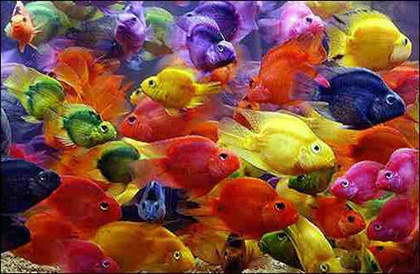
%> input picture PS2/matlab/fish.jpg, 420 x 274 px, shrunk from 500 x 326 before the run
$ octave colorQuantizeMain.m   (GNU Octave 9; MATLAB toolbox functions it lacks are replaced by stand-ins)
%> lines starting %> are read from the running program, lines starting %| are printed output that depends on the picture
### PS2/matlab/quantizeRGB.m
function [outputImage, meanColors] = quantizeRGB(inputImage, nCluster)
    [h, w, c] = size(inputImage);
    dataSet = double(reshape(inputImage, h*w,c));

    [labels, meanColors] = kmeans(dataSet,nCluster,'MaxIter', 250);
    labels = reshape(labels,h,w);

    outputImage = zeros(h,w,c,'uint8');

    for i=1:h
        for j=1:w
            outputImage(i,j,:) = meanColors(labels(i,j),:);
        end
    end
end

### PS2/matlab/quantizeHSV.m
function [outputImage, meanColors] = quantizeHSV(inputImage, nCluster)
    [h, w, ~] = size(inputImage);
    dataSet = double(reshape(inputImage(:,:,1), h*w,1));

    [labels, meanColors] = kmeans(dataSet,nCluster,'MaxIter', 250, 'EmptyAction', 'drop');
    labels = reshape(labels,h,w);

    outputImage = inputImage;

    for i=1:h
        for j=1:w
            outputImage(i,j,1) = uint8(meanColors(labels(i,j)));
        end
    end
end

### PS2/matlab/computeQuantizationError.m
function [error] = computeQuantizationError(origImg,quantizedImg)
    error = (origImg-quantizedImg).^2;
    error = sum(error(:));
end

### PS2/matlab/getHueHists.m
function [histEqual, histClustered, HSV] = getHueHists(im, k)
    HSV.double = rgb2hsv(im);
    HSV.uint8 = uint8(HSV.double*255);

%     inputImage.HSV = rgb2hsv(inputImage.RGB);
%     inputImage.HSVuint = uint8(inputImage.HSV*255);

    [output, ~] = quantizeHSV(HSV.uint8, k);
    [histClustered, ~] = imhist(output(:,:,1));
    [histEqual, ~] = imhist(HSV.uint8(:,:,1));
end

### PS2/matlab/colorQuantizeMain.m
%% 2- Programming
clc; clear all; close all; profile on;
%% 2-1-
figure(1);
inputImage.RGB = imread('fish.jpg');
%> inputImage.RGB is the input picture: size 274x420x3 uint8; mean R, G, B 132.5, 77.6, 60.8
subplot(3,1,1); imshow(inputImage.RGB); title('Input Image');
[h, w, c] = size(inputImage.RGB);
%> h = 274; w = 420; c = 3

nCluster = 10;

% 2-1-a
[outputImage.RGB, meanColors] = quantizeRGB(inputImage.RGB, nCluster);
%> in quantizeRGB, `[h, w, c] = size(inputImage);`: h = 274; w = 420; c = 3
%> in quantizeRGB, `[labels, meanColors] = kmeans(dataSet,nCluster,'MaxIter', 250);`: meanColors = [139.1 113 156.6; 202.4 168.8 216; 170.3 72.02 86.12; 216.6 207 95.28; 177.8 144.2 39.77; 102.8 81.89 39.65; 178.7 65.79 21.04; 34.07 20.41 31.21; 129.5 24.23 15.15; 72.18 57.46 108.6]
%> in quantizeRGB, `labels = reshape(labels,h,w);`: labels: size 274x420 double; 10 distinct labels, from 1 to 10
%> in quantizeRGB, `outputImage = zeros(h,w,c,'uint8');`: outputImage: size 274x420x3 uint8; every value is 0
%> after the loop in quantizeRGB, `for i=1:h`:
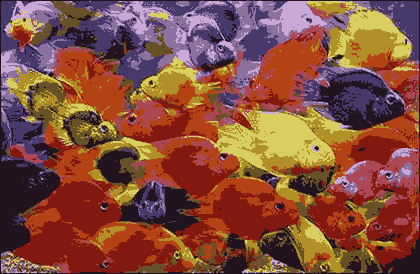
%> outputImage: size 274x420x3 uint8; mean R, G, B 132.7, 77.4, 60.9
subplot(3,1,2); imshow(outputImage.RGB); title(['RGB Quantized Image (n=', num2str(nCluster), ')']);

% 2-1-a::visuals
[COUNTS1,X1] = imhist(outputImage.RGB(:,:,1));
%> COUNTS1 = 256 values, max 21551 at index 131, min 0 at index 1, mean 449.5; X1 = 256 values from 0 to 255
[COUNTS2,X2] = imhist(outputImage.RGB(:,:,2));
%> COUNTS2 = 256 values, max 21551 at index 25, min 0 at index 1, mean 449.5; X2 = 256 values from 0 to 255
[COUNTS3,X3] = imhist(outputImage.RGB(:,:,3));
%> COUNTS3 = 256 values, max 21551 at index 16, min 0 at index 1, mean 449.5; X3 = 256 values from 0 to 255
figure(2); hold on; grid MINOR; title(['Number of Pixels by the Channels (n=', num2str(nCluster), ')']);
stem(X1,COUNTS1, 'r', 'LineWidth', 3);
stem(X2,COUNTS2, 'g', 'LineWidth', 3);
stem(X3,COUNTS3, 'b', 'LineWidth', 3);
legend('Location', 'NorthEast', 'Red Channel', 'Blue Channel', 'Green Channel');
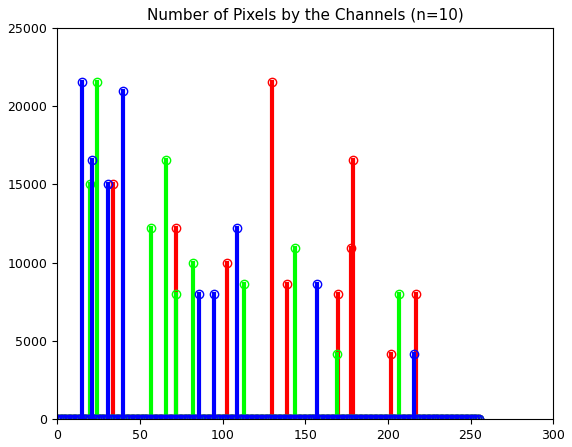
%> figure redrawn from the program's plot data; highest point at x = 130, y = 21551; highest point at x = 24, y = 21551; highest point at x = 15, y = 21551

% 2-1-b
inputImage.HSV = rgb2hsv(inputImage.RGB);
%> inputImage.HSV: size 274x420x3 double; mean H, S, V 0.362, 0.696, 0.559
inputImage.HSVuint = uint8(inputImage.HSV*255);
%> inputImage.HSVuint: size 274x420x3 uint8; mean H, S, V 92.4, 177.5, 142.6
[outputImage.HSV, meanHues] = quantizeHSV(inputImage.HSVuint, nCluster);
%> in quantizeHSV, `[labels, meanColors] = kmeans(dataSet,nCluster,'MaxIter', 250, 'EmptyA..`: meanColors = [16.7; 222.5; 192.1; 103.2; 170.1; 247.5; 4.79; 44.57; 67.8; 31.61]
%> in quantizeHSV, `labels = reshape(labels,h,w);`:
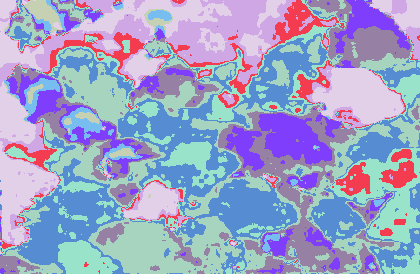
%> labels: size 274x420 double; 10 distinct labels, from 1 to 10; one colour per label, 0 black
%> after the loop in quantizeHSV, `for i=1:h`:
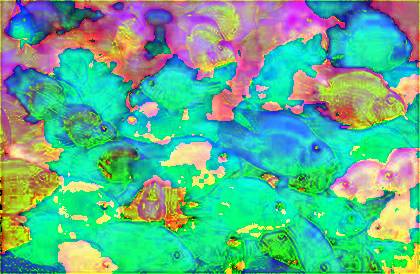
%> outputImage: size 274x420x3 uint8; mean R, G, B 92.6, 177.5, 142.6
%> meanHues has the same summary as meanColors in quantizeHSV
figure(1);
subplot(3,1,3); imshow(hsv2rgb(double(outputImage.HSV)/255.0)); title(['HSV Quantized Image (n=', num2str(nCluster), ')']);

% 2-1-b::visuals
[COUNTS1,X1] = imhist(outputImage.HSV(:,:,1));
%> COUNTS1 = 256 values, max 23097 at index 6, min 0 at index 1, mean 449.5
[COUNTS2,X2] = imhist(outputImage.HSV(:,:,2));
%> COUNTS2 = 256 values, max 6815 at index 256, min 0 at index 2, mean 449.5
[COUNTS3,X3] = imhist(outputImage.HSV(:,:,3));
%> COUNTS3 = 256 values, max 863 at index 153, min 2 at index 1, mean 449.5
figure(3); hold on; grid MINOR; title(['Number of Pixels by the Channels (n=', num2str(nCluster), ')']);
stem(X1,COUNTS1, 'r', 'LineWidth', 3);
stem(X2,COUNTS2, 'g', 'LineWidth', 3);
stem(X3,COUNTS3, 'b', 'LineWidth', 3);
legend('Location', 'NorthEast', 'Hue Channel', 'Saturation Channel', 'Value Channel');
%> figure, not shown here; highest point at x = 5, y = 23097; highest point at x = 255, y = 6815; highest point at x = 152, y = 863

% 2-1-c
error = computeQuantizationError(inputImage.RGB,outputImage.RGB)
%> in computeQuantizationError, `error = (origImg-quantizedImg).^2;`:
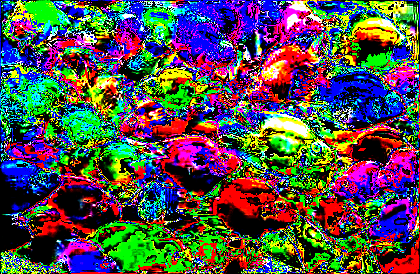
%> error: size 274x420x3 uint8; mean R, G, B 83.3, 78, 77.6
%> in computeQuantizationError, `error = sum(error(:));`: error = 27496431
%> error = 27496431

% 2-1-d
[histEqual, histClustered, HSV] = getHueHists(inputImage.RGB, nCluster);
%> call 2 of quantizeHSV, with nCluster = 10
%> in quantizeHSV (call 2), `[h, w, ~] = size(inputImage);`: h = 274; w = 420
%> in quantizeHSV (call 2), `[labels, meanColors] = kmeans(dataSet,nCluster,'MaxIter', 250, 'EmptyA..`: meanColors = [7.5; 250.1; 164; 88.8; 43.61; 216.3; 196.1; 236.1; 24.93; 180.2]
%> in quantizeHSV (call 2), `labels = reshape(labels,h,w);`:
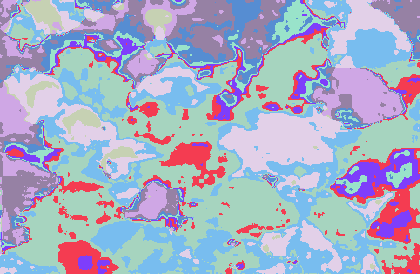
%> labels: size 274x420 double; 10 distinct labels, from 1 to 10; one colour per label, 0 black
%> in getHueHists, `[histClustered, ~] = imhist(output(:,:,1));`: histClustered = 256 values, max 33718 at index 9, min 0 at index 1, mean 449.5
%> in getHueHists, `[histEqual, ~] = imhist(HSV.uint8(:,:,1));`: histEqual = 256 values, max 2730 at index 5, min 1 at index 127, mean 449.5
figure(4);  hold on; grid MINOR; title('The Result of Intensity Clustering (Hue Channel)');
stem(0:255, histEqual, 'r', 'LineWidth', 3);
stem(0:255, histClustered, 'b', 'LineWidth', 3);
legend('Location', 'NorthEast', ['Equally-spaced Histogram n= ', num2str(nCluster)], ['Clustered Histogram n= ', num2str(nCluster)]);
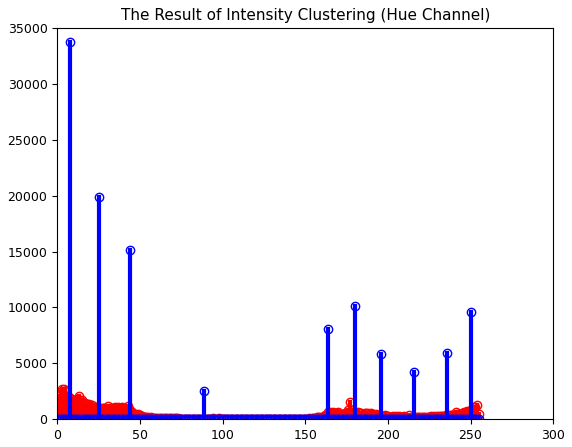
%> figure redrawn from the program's plot data; highest point at x = 4, y = 2730; highest point at x = 8, y = 33718

saveas(1, ['../submission/Q2-1-IO-', 'nCluster', num2str(nCluster),'.png'],'png');
saveas(2, ['../submission/Q2-1-histRGB-', 'nCluster', num2str(nCluster),'.png'],'png');
saveas(3, ['../submission/Q2-1-histHSV-', 'nCluster', num2str(nCluster),'.png'],'png');
saveas(4, ['../submission/Q2-1-histInputvsHSV', 'nCluster', num2str(nCluster),'.png'],'png');
